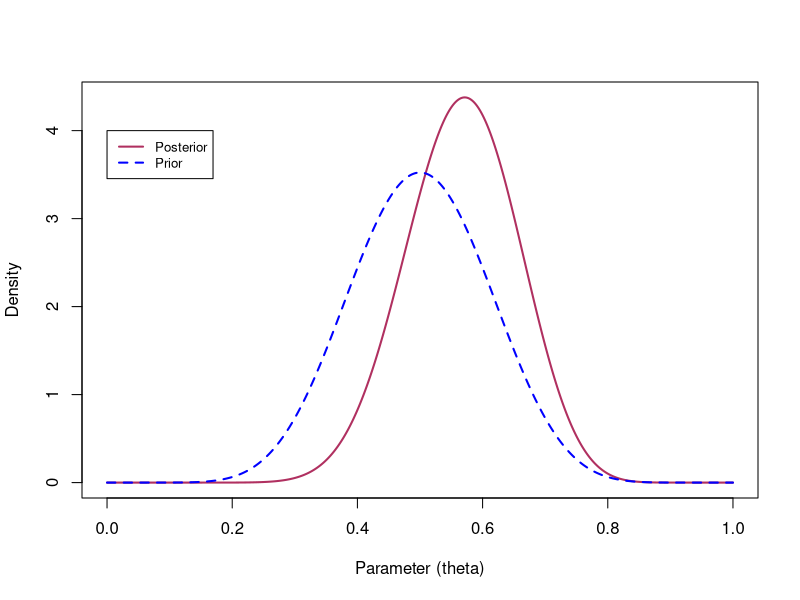

The R script that drew this image:
prior = function(theta, alpha=2.0, beta=1.0) {
  # Beta prior pdf evaluated at theta (vectorized)
  dbeta(theta, shape1 = alpha, shape2 = beta)
}

likelihood = function(y, theta, N=10) {
  # Binomial likelihood pmf p(y | theta; N), vectorized over theta
  dbinom(y, size = N, prob = theta)
}

posterior = function(theta, y, prior_alpha, prior_beta, N=10){
  # Conjugate Beta posterior pdf evaluated at theta
  # Posterior ~ Beta(prior_alpha + y, prior_beta + N - y)
  dbeta(theta, shape1 = prior_alpha + y, shape2 = prior_beta + (N - y))
}

# My prior hyperparameters
alpha = 10
beta  = 10

## Plot analytic posterior vs. prior

# Prepare Turing Test Data
N   = 10
obs = c(1, 1, 0, 1, 1, 0, 0, 1, 1, 1)
y   = sum(obs)

# Create a vector of thetas to evaluate density on
theta = seq(from = 0, to = 1, by = 1/1000)

# Compute prior and posterior density 
prior_density = prior(theta, alpha = alpha, beta = beta)
post_density  = posterior(theta, y = y, prior_alpha = alpha, prior_beta = beta, N = N)

# Visualize prior vs. posterior
plot(theta, post_density, lwd = 2, col = 'maroon',
     ylab = 'Density', xlab = 'Parameter (theta)', type = "l")
lines(theta, prior_density, col = 'blue', lwd = 2, lty = 2)
legend(0.0, 4, legend = c("Posterior", "Prior"),
       col = c("maroon", "blue"), lty = c(1, 2), lwd = 2, cex = 0.8)
